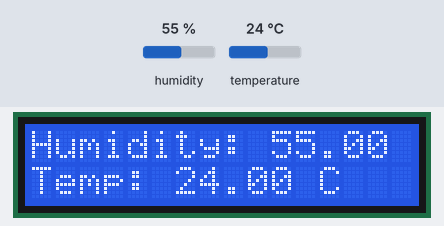
This sketch was run on a simulated Arduino Uno, built with avr-gcc and run on an emulated ATmega328P. Shown: 16×2 character LCD. The inputs (shaded band) are chosen by the test bench; at power-on: humidity 55 %, temperature 24 °C.

Above: at 2.2 s.
2.3 s: humidity set to 22 %
At 3.7 s:
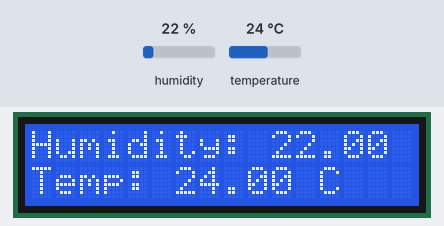
5.0 s: temperature set to 12 °C
At 5.8 s:
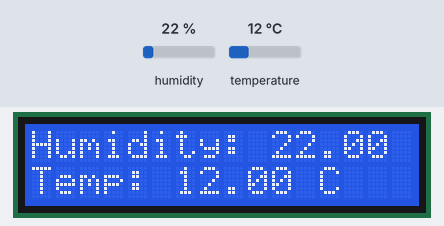
7.7 s: humidity set to 40 %
At 9.9 s:
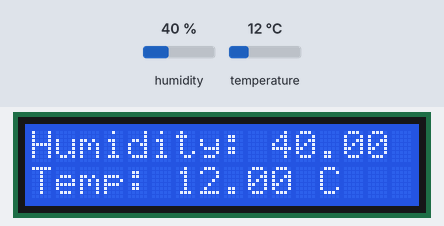
10.6 s: temperature set to 19 °C
At 12.0 s:
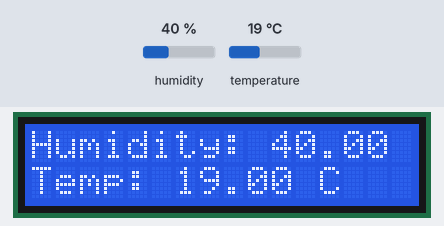
Timing chart, 0 to 13.6 s (numbered marks = the images above; inputs shaded):
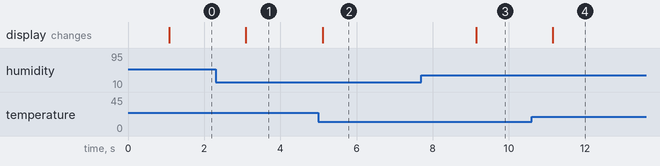

Measured:
- after the input at 2.3 s, the display: changes after 0.79 s (image 1)
- after the input at 5.0 s, the display: changes after 0.11 s (image 2)
- after the input at 7.7 s, the display: changes after 1.4 s (image 3)
- after the input at 10.6 s, the display: changes after 0.55 s (image 4)

The sketch:

DHT.ino
```cpp
//Libraries
#include <DHT.h>
#include <LiquidCrystal.h>

//Constants
#define DHTPIN 2     // what digital pin we're connected to
#define DHTTYPE DHT22   // DHT 22
DHT dht(DHTPIN, DHTTYPE); //// Initialize DHT sensor for normal 16mhz Arduino
LiquidCrystal lcd(13, 12, 11, 10, 9, 8);   // tell the RedBoard what pins are connected to the display

//Variables
int chk;
float hum;  //Stores humidity value
float temp; //Stores temperature value

void setup()
{
  lcd.begin(16, 2);
  dht.begin();
  lcd.print("Loading ....");
  delay(1000);
  lcd.clear(); //clear the display
}

void loop()
{
    //Read data and store it to variables hum and temp
    hum = dht.readHumidity();
    temp= dht.readTemperature();
    //Print temp and humidity values to serial monitor
    lcd.setCursor(0, 0);
    lcd.print("Humidity: ");
    lcd.print(hum);
    lcd.print(" %");
    lcd.setCursor(0, 1);
    lcd.print("Temp: ");
    lcd.print(temp);
    lcd.print(" C");
    delay(1000); //Delay 1 sec.
}
```
